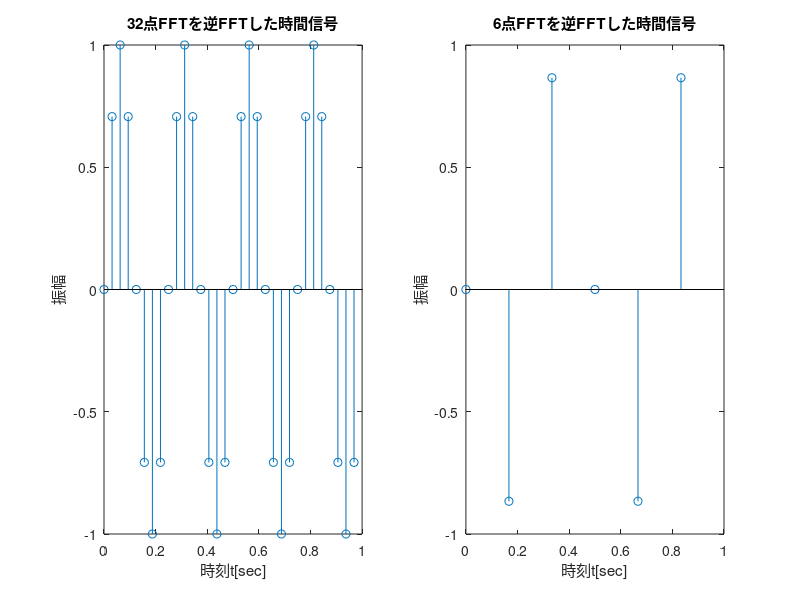
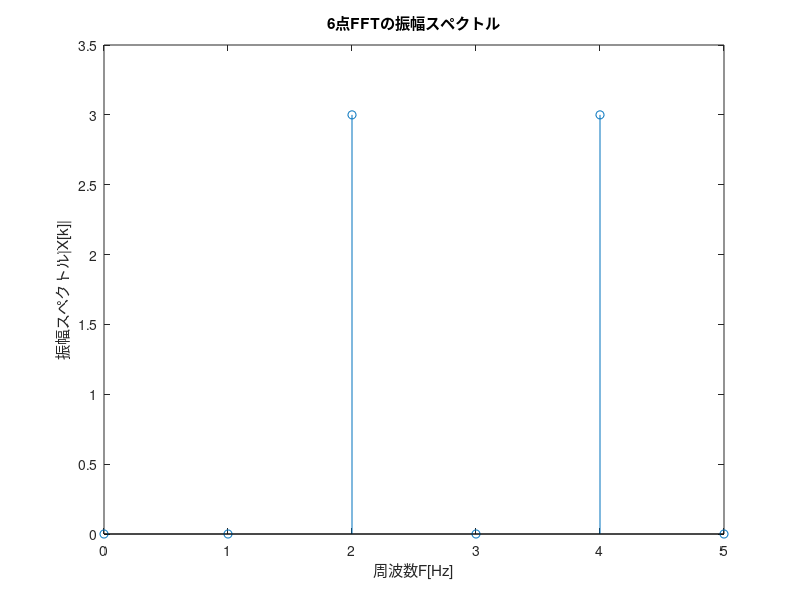

These figures' MATLAB source, in order:
N6 = 6;
N32 = 32;
n6 = 0:N6-1;
n32=0:N32-1;
F0 = 4;
Ts6 = 1/N6;
Ts32 = 1/N32;
x32n=sin(2*pi*F0*Ts32*n32);
x6n=sin(2*pi*F0*Ts6*n6);

%----------------
k32=0:N32-1;
omega32 = 2 * pi * k32 /N32;
f32 = omega32 / 2/ pi;
Fs32 = 32;
Omega32 = omega32 * Fs32;
F32 = Omega32 /2/pi;

k6=0:N6-1;
omega6 = 2 * pi * k6 /N6;
f6 = omega6 / 2/ pi;
Fs6 = 6;
Omega6 = omega6 * Fs6;
F6 = Omega6 /2/pi;
%---------------
X32k = fft(x32n,N32);
amp32 = abs(X32k);
X6k = fft(x6n,N6);
amp6 = abs(X6k);
x32ifft = ifft(X32k,N32);
x6ifft = ifft(X6k,N6);
figure(1);
subplot(1,2,1);
stem(n32* Ts32,x32ifft);
%hold on;
%N=1000;
%na = 0:N-1;
%Tsa= 1/N;
%xt = sin(2*pi*F0*na*Tsa);
%plot(na*Tsa,xt);
%legend("x[n]","x(t)");
%hold off;
title("32点FFTを逆FFTした時間信号");
xlabel("時刻t[sec]");
ylabel("振幅");
subplot(1,2,2);
stem(n6* Ts6,x6ifft);
%hold on;
%N=1000;
%na = 0:N-1;
%Tsa= 1/N;
%xt = sin(2*pi*F0*na*Tsa);
%plot(na*Tsa,xt);
%legend("x[n]","x(t)");
%hold off;
title("6点FFTを逆FFTした時間信号")
xlabel("時刻t[sec]");
ylabel("振幅");
figure(2);
stem(F6, amp6);
title("6点FFTの振幅スペクトル");
xlabel("周波数F[Hz]");
ylabel("振幅スペクトル|X[k]|");
%stem(n6* Ts6,x6n);
%title("6点FFTの時間信号")
%xlabel("時刻t[sec]");
%ylabel("振幅")
%hold on;
%stem(n6* Ts6,x6ifft);
%title("6点FFTを逆FFTした時間信号")
%xlabel("時刻t[sec]");
%ylabel("振幅");